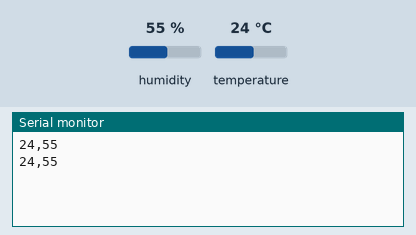
This sketch was run on a simulated Arduino Uno, built with avr-gcc and run on an emulated ATmega328P. Shown: the last lines printed to the serial monitor. Inputs (shaded band) come from the test bench; at power-on: humidity 55 %, temperature 24 °C.

Above: at 2.3 s.
2.4 s: humidity set to 22 %
At 4.2 s:
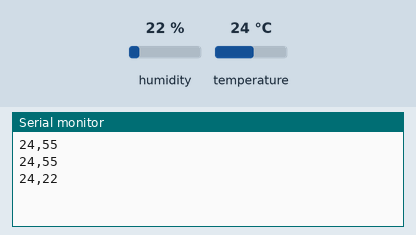
4.5 s: temperature set to 12 °C
At 5.4 s:
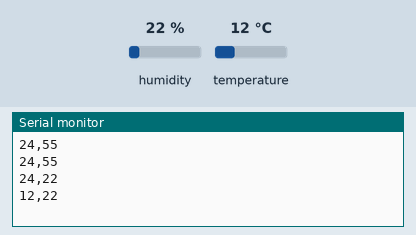
6.6 s: humidity set to 40 %
At 8.2 s:
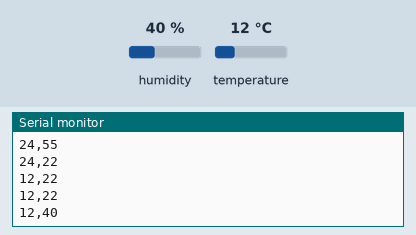
Timing chart, 0 to 9.7 s (numbered marks = the images above; inputs shaded):
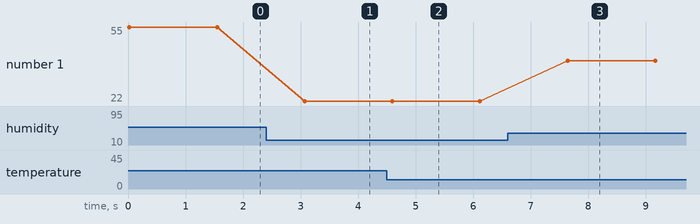

The sketch:

DHT11_with_arduino.ino
```cpp
#include <SimpleDHT.h>

// for DHT11,
//      VCC: 5V or 3V
//      GND: GND
//      DATA: 2
int pinDHT11 = 2;
SimpleDHT11 dht11(pinDHT11);

void setup() {
   // start working...
 Serial.println("Temperature and Humidity Data...");
  Serial.begin(9600);
}

void loop() {


  // read without samples.
  byte temperature = 0;
  byte humidity = 0;
  int err = SimpleDHTErrSuccess;
  if ((err = dht11.read(&temperature, &humidity, NULL)) != SimpleDHTErrSuccess) {
    Serial.print("Read DHT11 failed, err="); Serial.println(err);delay(1000);
    return;
  }

  Serial.print((int)temperature); Serial.print(",");
  Serial.println((int)humidity);

  // DHT11 sampling rate is 1HZ.
  delay(1500);
}
```

Measured:
- after the input at 2.4 s, the serial monitor: prints a new line after 0.67 s (image 1)
- after the input at 4.5 s, the serial monitor: prints a new line after 0.09 s (image 2)
- after the input at 6.6 s, the serial monitor: prints a new line after 1.0 s (image 3)
- plotted number 1: 55 → 22 after the input at 2.4 s, 22 → 40 after the input at 6.6 s
